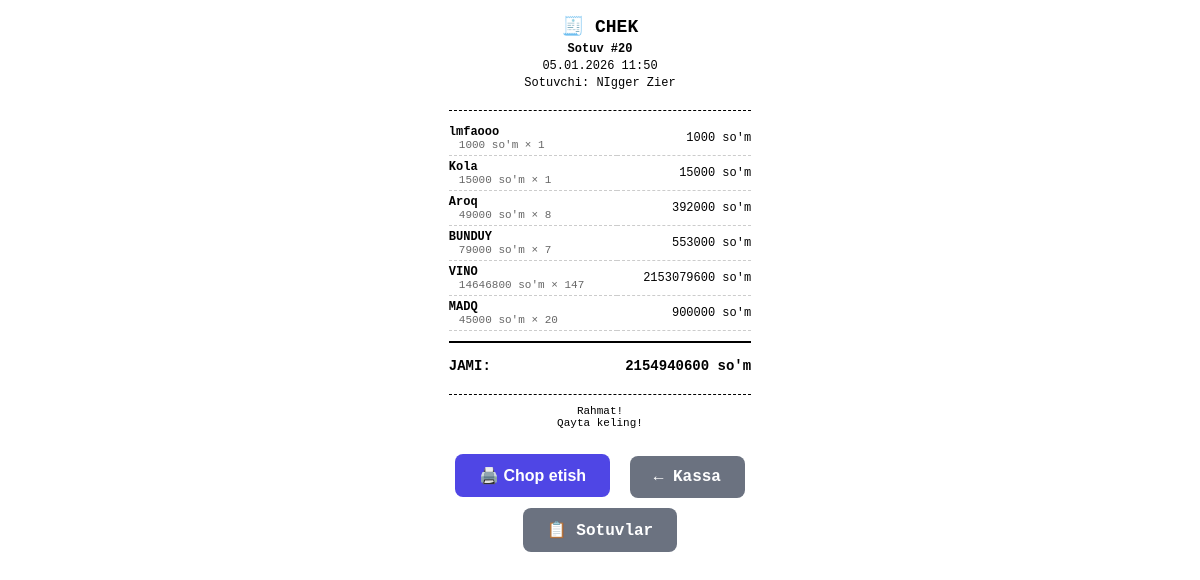
Page /sotuv/20/receipt/ (signed in) on the earlier database version.
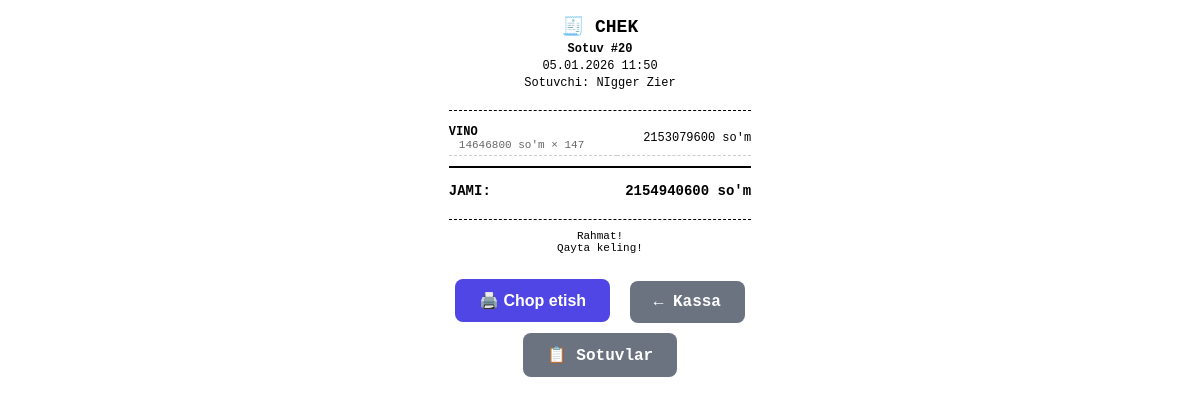
Same page on the later database version.
### sotuv/models.py (models this page shows, shortened)
class SotuvItem(models.Model):
    sotuv = models.ForeignKey(
        Sotuv,
        on_delete=models.CASCADE,
        verbose_name='Sotuv',
        related_name='items'
    )
    mahsulot = models.ForeignKey(
        Mahsulot,
        on_delete=models.CASCADE,
        verbose_name='Mahsulot',
        related_name='sotuv_items'
    )
    miqdor = models.PositiveIntegerField(verbose_name='Miqdor', default=1)
    narx = models.DecimalField(max_digits=12, decimal_places=2, verbose_name='Sotuv narxi')
    class Meta:
        verbose_name = "Sotuv mahsuloti"
        verbose_name_plural = "Sotuv mahsulotlari"
    @property
    def jami_summa(self):
        return self.narx * self.miqdor

### mahsulotlar/models.py (models this page shows, shortened)
class Mahsulot(models.Model):
    nomi = models.CharField(max_length=200, verbose_name='Mahsulot nomi')
    narx = models.DecimalField(max_digits=10, decimal_places=2, verbose_name='Narx')
    miqdor = models.IntegerField(verbose_name='Miqdor', default=0)
    turi = models.ForeignKey(
        MahsulotTuri,
        on_delete=models.SET_NULL,
        null=True,
        blank=True,
        verbose_name='Mahsulot turi',
        related_name='mahsulotlar'
    )
    barcode = models.CharField(
        max_length=100,
        verbose_name='Barcode',
        blank=True,
        null=True,
        unique=True,
        help_text='Mahsulot barcode raqami'
    )
    yaratilgan_vaqt = models.DateTimeField(auto_now_add=True, verbose_name='Yaratilgan vaqt')
    yangilangan_vaqt = models.DateTimeField(auto_now=True, verbose_name='Yangilangan vaqt')
    class Meta:
        verbose_name = "Mahsulot"
        verbose_name_plural = "Mahsulotlar"
        ordering = ['-yaratilgan_vaqt']

### sotuv/views.py (the view)
# urls.py: path('<int:id>/receipt/', views.receipt_view, name='receipt'),
@login_required
def receipt_view(request, id):
    sotuv = get_object_or_404(Sotuv.objects.prefetch_related('items__mahsulot', 'sotuvchi'), id=id)
    context = {
        'sotuv': sotuv
    }
    return render(request, 'sotuv/receipt.html', context)

### templates/sotuv/receipt.html (shortened to what this page needs)
<!DOCTYPE html>
<html lang="uz">
<head>
</head>
<body>
    <div class="receipt-header">
        <h1>🧾 CHEK</h1>
        <div class="receipt-info">
            <div><strong>Sotuv #{{ sotuv.id }}</strong></div>
            <div>{{ sotuv.yaratilgan_vaqt|date:"d.m.Y H:i" }}</div>
            <div>Sotuvchi: {{ sotuv.sotuvchi.ism }} {{ sotuv.sotuvchi.familiya }}</div>
        </div>
    </div>
    <table class="items-table">
        {% for item in sotuv.items.all %}
        <tr>
            <td>
                <div class="item-name">{{ item.mahsulot.nomi }}</div>
                <div class="item-details">{{ item.narx|floatformat:0 }} so'm × {{ item.miqdor }}</div>
            </td>
            <td class="item-total">{{ item.jami_summa|floatformat:0 }} so'm</td>
        </tr>
        {% endfor %}
    </table>
    <div class="total-section">
        <div class="total-row">
            <span>JAMI:</span>
            <span>{{ sotuv.jami_summa|floatformat:0 }} so'm</span>
        </div>
    </div>
    <div class="receipt-footer">
        <div>Rahmat!</div>
        <div>Qayta keling!</div>
    </div>
    <div class="no-print">
        <button onclick="window.print()">🖨️ Chop etish</button>
        <a href="{% url 'pos' %}">← Kassa</a>
        <a href="{% url 'sotuv_list' %}">📋 Sotuvlar</a>
    </div>
</body>
</html>

Differences in the rows shown:
removed SotuvItem: mahsulot.nomi "lmfaooo", narx "1000", miqdor "1", jami_summa "1000"
removed SotuvItem: mahsulot.nomi "Kola", narx "15000", miqdor "1", jami_summa "15000"
removed SotuvItem: mahsulot.nomi "Aroq", narx "49000", miqdor "8", jami_summa "392000"
removed SotuvItem: mahsulot.nomi "BUNDUY", narx "79000", miqdor "7", jami_summa "553000"
removed SotuvItem: mahsulot.nomi "MADQ", narx "45000", miqdor "20", jami_summa "900000"
